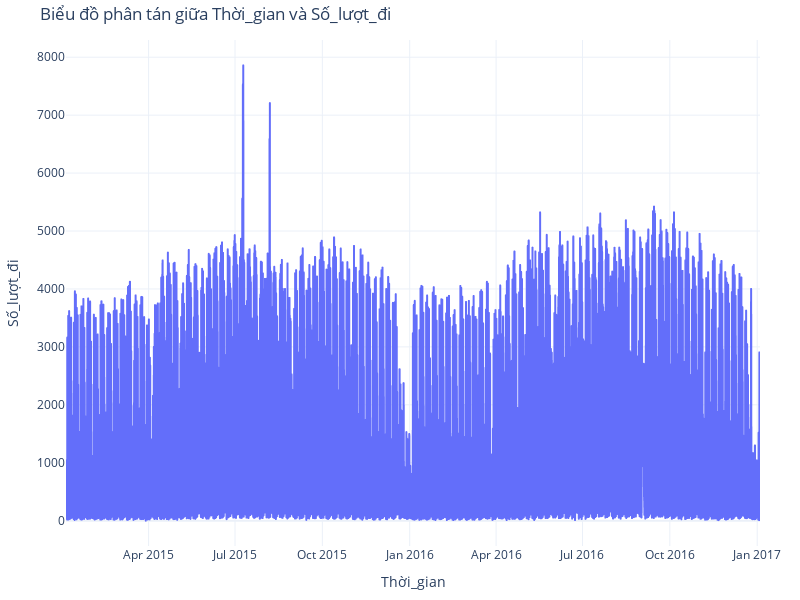

The code cell stored with this chart in its notebook:
### Markdown cell above
## Mối quan hệ của biến "Số lần đi" với các biến khác

### Code cell
import plotly.express as px
def create_scatter_plot(feature, x_feature, y_feature):
    fig = px.line(feature, x=x_feature, y=y_feature,
                     title=f'Biểu đồ line giữa {x_feature} và {y_feature}',
                     labels={x_feature: x_feature, y_feature: y_feature},
                     template='plotly_white')
    fig.update_traces(marker=dict(size=5))

    fig.update_layout(
        title=f'Biểu đồ phân tán giữa {x_feature} và {y_feature}',
        xaxis_title=x_feature,
        yaxis_title=y_feature,
        hovermode='closest',
        margin=dict(l=40, r=40, t=40, b=40),
        height=600,
        width=800
    )
    fig.show()
# Call the function to create the scatter plot
x_feature = 'Thời_gian'
y_feature = 'Số_lượt_đi'

feature = df.groupby(x_feature)[y_feature].mean().reset_index()

create_scatter_plot(feature, x_feature, y_feature)

### Figure 1 — Plotly figure (JSON) as saved in the notebook; plotly's stock layout.template omitted (floating-point values rounded to 4 significant figures; data arrays with more than 128 entries replaced by an {"elided": "..."} marker saying what was removed)
{"data": [{"hovertemplate": "Thời_gian=%{x}<br>Số_lượt_đi=%{y}<extra></extra>", "legendgroup": "", "line": {"color": "#636efa", "dash": "solid"}, "marker": {"size": 5, "symbol": "circle"}, "mode": "lines", "name": "", "showlegend": false, "type": "scattergl", "x": {"elided": "17414 str values"}, "xaxis": "x", "y": {"elided": "17414 float values"}, "yaxis": "y"}], "layout": {"height": 600, "hovermode": "closest", "legend": {"tracegroupgap": 0}, "margin": {"b": 40, "l": 40, "r": 40, "t": 40}, "title": {"text": "Biểu đồ phân tán giữa Thời_gian và Số_lượt_đi"}, "width": 800, "xaxis": {"anchor": "y", "domain": [0, 1], "title": {"text": "Thời_gian"}}, "yaxis": {"anchor": "x", "domain": [0, 1], "title": {"text": "Số_lượt_đi"}}}}
